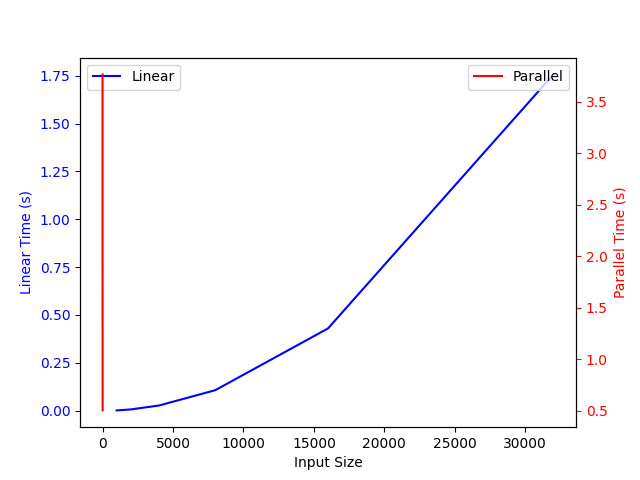

Source code (Python):
#! /usr/bin/env python3

import matplotlib.pyplot as plt 


x_values = [1000,	2000,	4000,	8000,	16000,	32000]
y_values = [.001227,	.006269,	.026665,	.106852,	.429503,	1.757168]
x2_values = [1, 2, 4, 8]
y2_values = [3.764191,1.901525,0.964139,0.502156]

fig, ax1 = plt.subplots()

# Plotting the linear data on the left y-axis
ax1.plot(x_values, y_values, label='Linear', color='b')
ax1.set_xlabel('Input Size')
ax1.set_ylabel('Linear Time (s)', color='b')
ax1.tick_params('y', colors='b')

# Creating a second y-axis for the parallel data
ax2 = ax1.twinx()
ax2.plot(x2_values, y2_values, label='Parallel', color='r')
ax2.set_ylabel('Parallel Time (s)', color='r')
ax2.tick_params('y', colors='r')

# Adding legends
ax1.legend(loc='upper left')
ax2.legend(loc='upper right')

# Saving the plot
plt.savefig('plot.png')